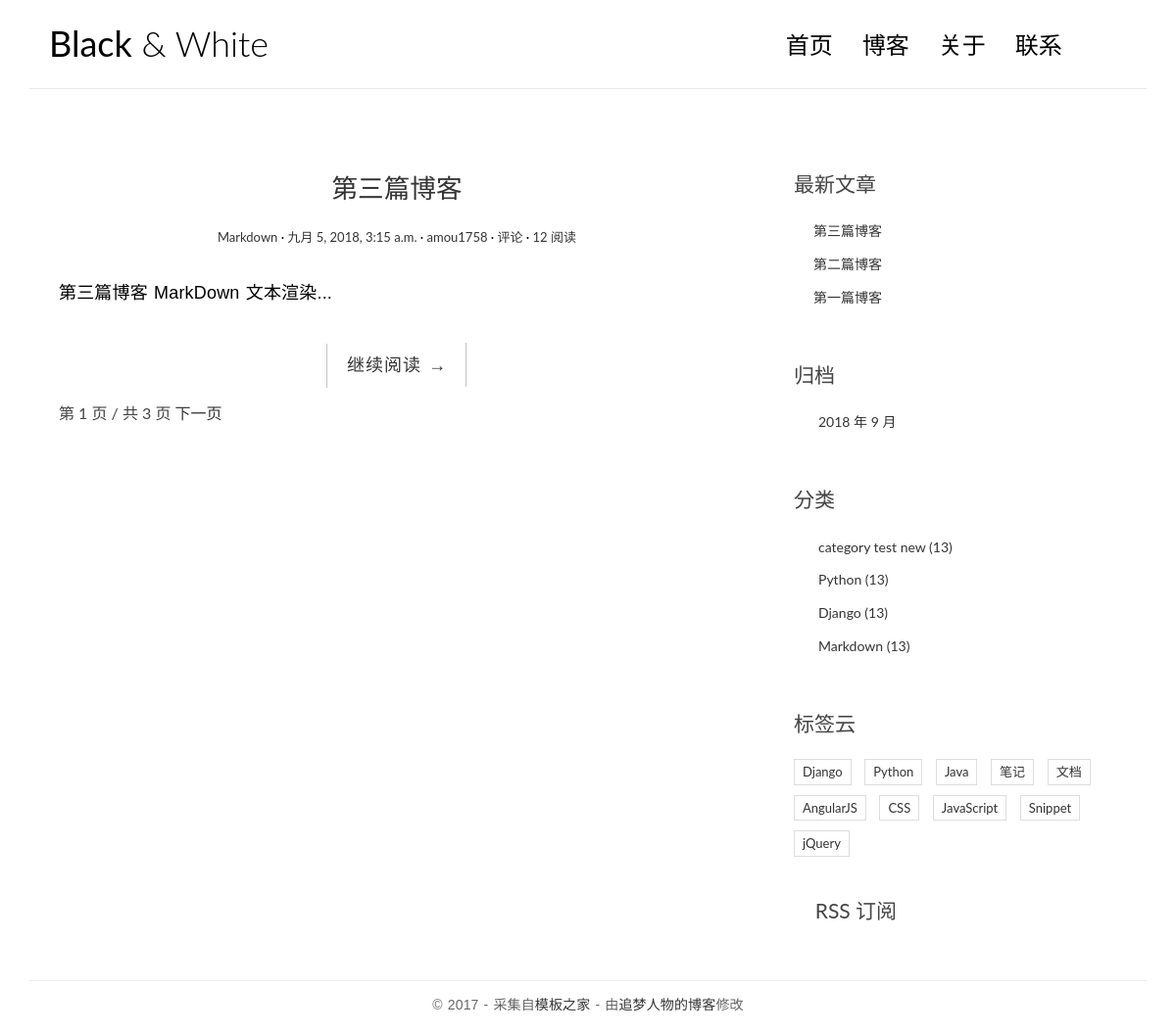
The page / on the database its author committed.
### blog/models.py (models this page shows, shortened)
class Post(models.Model):
    title = models.CharField(max_length=70)
    body = models.TextField()
    created_time = models.DateTimeField()
    modified_time = models.DateTimeField()
    excerpt = models.CharField(max_length=200, blank=True)
    category = models.ForeignKey(Category)
    tags = models.ManyToManyField(Tag, blank=True)
    author = models.ForeignKey(User)
    views = models.PositiveIntegerField(default=0)
    def get_absolute_url(self):
        return reverse('blog:detail', kwargs={'pk': self.pk})
    class Meta:
        ordering = ['-created_time', 'title']

class Category(models.Model):
    name = models.CharField(max_length=100)

### blog/views.py (the view)
# urls.py: url(r'^$', views.IndexView.as_view(), name='index'),
class IndexView(ListView):
    model = Post
    template_name = 'blog/index.html'
    context_object_name = 'post_list'
    paginate_by = 1

### blog/templatetags/blog_tags.py (called while the page is built)
@register.simple_tag
def get_recent_posts(num=5):
    return Post.objects.all().order_by('-created_time')[:num]

@register.simple_tag
def archives():
    return Post.objects.dates('created_time', 'month', order='DESC')

@register.simple_tag
def get_categories():
    return Category.objects.all()

### templates/blog/index.html (shortened to what this page needs)
{% extends 'base.html' %}
{% block main %}
    {% for post in post_list %}
        <article class="post post-{{ post.pk }}">
            <header class="entry-header">
                <h1 class="entry-title">
                    <a href="{{ post.get_absolute_url }}">{{ post.title }}</a>
                </h1>
                <div class="entry-meta">
                    <span class="post-category"><a href="#">{{ post.category.name }}</a></span>
                    <span class="post-date"><a href="#"><time class="entry-date"
                                                              datetime="{{ post.created_time }}">{{ post.created_time }}</time></a></span>
                    <span class="post-author"><a href="#">{{ post.author }}</a></span>
                    <span class="comments-link"><a href="{{ post.get_absolute_url }}">{{ comment_count }} 评论</a></span>
                    <span class="views-count"><a href="{{ post.get_absolute_url }}">{{ post.views }} 阅读</a></span>
                </div>
            </header>
            <div class="entry-content clearfix">
                <p>{{ post.excerpt }}...</p>
                <div class="read-more cl-effect-14">
                    <a href="{{ post.get_absolute_url }}" class="more-link">继续阅读 <span class="meta-nav">→</span></a>
                </div>
            </div>
        </article>
    {% empty %}
        <div class="no-post">暂时还没有发布的文章！</div>
    {% endfor %}
    {% if is_paginated %}
        <div class="pagination-simple">
            <span class="current">第 {{ page_obj.number }} 页 / 共 {{ paginator.num_pages }} 页</span>
            {% if page_obj.has_next %}
                <a href="?page={{ page_obj.next_page_number }}">下一页</a>
            {% endif %}
        </div>
    {% endif %}
{% endblock main %}

### templates/base.html (shortened to what this page needs)
{% load staticfiles %}
{% load blog_tags %}
<!DOCTYPE html>
<html>
<head>
    <link rel="stylesheet" href="{% static 'blog/css/ionicons.min.css' %}">
    <link rel="stylesheet" href="{% static 'blog/css/bootstrap.min.css' %}">
    <link rel="stylesheet" href="{% static 'blog/css/pace.css' %}">
    <link rel="stylesheet" href="{% static 'blog/css/custom.css' %}">
    <link rel="stylesheet" href="{% static 'blog/css/highlights/github.css' %}">
</head>
<body>
<div class="container">
    <header id="site-header">
        <div class="row">
            <div class="col-md-4 col-sm-5 col-xs-8">
                <div class="logo">
                    <h1><a href="{% url 'blog:index' %}"><b>Black</b> &amp; White</a></h1>
                </div>
            </div>
            <div class="col-md-8 col-sm-7 col-xs-4">
                <nav class="main-nav" role="navigation">
                    <div class="collapse navbar-collapse" id="bs-example-navbar-collapse-1">
                        <ul class="nav navbar-nav navbar-right">
                            <li class="cl-effect-11"><a href="{% url 'blog:index' %}" data-hover="首页">首页</a></li>
                            <li class="cl-effect-11"><a href="#" data-hover="博客">博客</a></li>
                            <li class="cl-effect-11"><a href="#" data-hover="关于">关于</a></li>
                            <li class="cl-effect-11"><a href="#" data-hover="联系">联系</a></li>
                        </ul>
                    </div>
                </nav>
                <div id="header-search-box">
                    <a id="search-menu" href="#"><span id="search-icon" class="ion-ios-search-strong"></span></a>
                </div>
            </div>
        </div>
    </header>
</div>
<div class="content-body">
    <div class="container">
        <div class="row">
            <main class="col-md-8">
                {% block main %}
                {% endblock main %}
            </main>
            <aside class="col-md-4">
                <div class="widget widget-recent-posts">
                    <h3 class="widget-title">最新文章</h3>
                    {% get_recent_posts as recent_post_list %}
                    <ul>
                        {% for post in recent_post_list %}
                            <li>
                                <a href="{{ post.get_absolute_url }}">{{ post.title }}</a>
                            </li>
                        {% empty %}
                            <h1>暂无文章!</h1>
                        {% endfor %}
                    </ul>
                </div>
                <div class="widget widget-archives">
                    <h3 class="widget-title">归档</h3>
                    {% archives as date_list %}
                    <ul>
                        {% for date in date_list %}
                        <li>
                            <a href="{% url 'blog:archives' date.year date.month %}">{{ date.year }} 年 {{ date.month }} 月</a>
                        </li>
                        {% empty %}
                            <h1>暂无归档!</h1>
                        {% endfor %}
                    </ul>
                </div>
                <div class="widget widget-category">
                    <h3 class="widget-title">分类</h3>
                    {% get_categories as category_list %}
                    <ul>
                        {% for category in category_list %}
                            <li>
                                <a href="{% url 'blog:category' category.pk %}">{{ category.name }} <span class="'post-count">(13)</span></a>
                            </li>
                        {% empty %}
                            <h1>暂无分类!</h1>
                        {% endfor %}
                    </ul>
                </div>
                <div class="widget widget-tag-cloud">
                    <h3 class="widget-title">标签云</h3>
                    <ul>
                        <li>
                            <a href="#">Django</a>
                        </li>
                        <li>
                            <a href="#">Python</a>
                        </li>
                        <li>
                            <a href="#">Java</a>
                        </li>
                        <li>
                            <a href="#">笔记</a>
                        </li>
                        <li>
                            <a href="#">文档</a>
                        </li>
                        <li>
                            <a href="#">AngularJS</a>
                        </li>
                        <li>
                            <a href="#">CSS</a>
                        </li>
                        <li>
                            <a href="#">JavaScript</a>
                        </li>
                        <li>
                            <a href="#">Snippet</a>
                        </li>
                        <li>
                            <a href="#">jQuery</a>
                        </li>
                    </ul>
                </div>
                <div class="rss">
                    <a href=""><span class="ion-social-rss-outline"></span> RSS 订阅</a>
                </div>
            </aside>
        </div>
    </div>
</div>
<footer id="site-footer">
    <div class="container">
        <div class="row">
            <div class="col-md-12">
                <p class="copyright">&copy 2017 - 采集自<a href="http://www.cssmoban.com/"
                                                        target="_blank" title="模板之家">模板之家</a>
                    - 由<a href="http://zmrenwu.com/" title="网页模板" target="_blank">追梦人物的博客</a>修改
                </p>
            </div>
        </div>
    </div>
</footer>
</body>
</html>

### blog/static/blog/css/custom.css (style rules this page uses)
* { outline: none; }
h1, h2, h3, h4, h5, h6 { margin-top: 0; }
b { font-weight: 400; }
a { color: #333; }
body { color: #444; font-family: 'Lato', sans-serif; }
p { font-family: 'Ubuntu', sans-serif; font-weight: 400; word-spacing: 1px; letter-spacing: 0.01em; }
#site-header { background-color: #FFF; padding: 25px 20px; margin-bottom: 40px; border-bottom: 1px solid #e7e7e7; }
.logo h1 a { color: #000; }
.logo h1 { margin: 0; font-family: 'Lato', sans-serif; font-weight: 300; }
.main-nav { margin-top: 11px; max-width: 95%; }
.main-nav a { color: #000000 !important; padding: 0 0 5px 0 !important; margin-right: 30px; font-family: 'Lato', sans-serif; font-weight: 300; font-size: 24px; }
.cl-effect-11 a { padding: 10px 0; color: #0972b4; text-shadow: none; }
.cl-effect-11 a::before { position: absolute; top: 0; left: 0; overflow: hidden; padding: 0 0 5px 0 !important; max-width: 0; border-bottom: 1px solid #000; color: #000; content: attr(data-hover); white-space: nowrap; -webkit-transition: max-width 0.5s; -moz-transition: max-width 0.5s; transition: max-width 0.5s; }
.content-body { padding-bottom: 4em; }
.post { background: #fff; padding: 30px 30px 0; }
.entry-title { text-align: center; font-size: 1.9em; margin-bottom: 20px; line-height: 1.6; padding: 10px 20px 0; }
.entry-meta { text-align: center; color: #DDDDDD; font-size: 13px; margin-bottom: 30px; }
.entry-content { font-size: 18px; line-height: 1.9; font-weight: 300; color: #000; }
.post-category::after, .post-date::after, .post-author::after, .comments-link::after { content: ' ·'; color: #000; }
.read-more { font-family: 'Ubuntu', sans-serif; font-weight: 400; word-spacing: 1px; letter-spacing: 0.01em; text-align: center; margin-top: 20px; }
.cl-effect-14 a { padding: 0 20px; height: 45px; line-height: 45px; position: relative; display: inline-block; margin: 15px 25px; letter-spacing: 1px; font-weight: 400; text-shadow: 0 0 1px rgba(255, 255, 255, 0.3); }
.cl-effect-14 a::before, .cl-effect-14 a::after { position: absolute; width: 45px; height: 1px; background: #C3C3C3; content: ''; -webkit-transition: all 0.3s; -moz-transition: all 0.3s; transition: all 0.3s; pointer-events: none; }
.cl-effect-14 a::before { top: 0; left: 0; -webkit-transform: rotate(90deg); -moz-transform: rotate(90deg); transform: rotate(90deg); -webkit-transform-origin: 0 0; -moz-transform-origin: 0 0; transform-origin: 0 0; }
.cl-effect-14 a::after { right: 0; bottom: 0; -webkit-transform: rotate(90deg); -moz-transform: rotate(90deg); transform: rotate(90deg); -webkit-transform-origin: 100% 0; -moz-transform-origin: 100% 0; transform-origin: 100% 0; }
.widget { background: #fff; padding: 30px 0 0; }
.widget-title { font-size: 1.5em; margin-bottom: 20px; line-height: 1.6; padding: 10px 0 0; font-weight: 400; }
.widget-recent-posts ul { padding: 0; margin: 0; padding-left: 20px; }
.widget-recent-posts ul li { list-style-type: none; position: relative; line-height: 170%; margin-bottom: 10px; }
.widget-recent-posts ul li::before { content: '\f3d3'; font-family: "Ionicons"; position: absolute; left: -17px; top: 3px; font-size: 16px; color: #000; }
.widget-archives ul { padding: 0; margin: 0; padding-left: 25px; }
.widget-archives ul li { list-style-type: none; position: relative; line-height: 170%; margin-bottom: 10px; }
.widget-archives ul li::before { content: '\f3f3'; font-family: "Ionicons"; position: absolute; left: -25px; top: 1px; font-size: 16px; color: #000; }
.widget-category ul { padding: 0; margin: 0; padding-left: 25px; }
.widget-category ul li { list-style-type: none; position: relative; line-height: 170%; margin-bottom: 10px; }
.widget-category ul li::before { content: '\f3fe'; font-family: "Ionicons"; position: absolute; left: -25px; top: 1px; font-size: 18px; color: #000; }
.widget-tag-cloud ul { padding: 0; margin: 0; margin-right: -10px; }
.widget-tag-cloud ul li { list-style-type: none; font-size: 13px; display: inline-block; margin-right: 10px; margin-bottom: 10px; padding: 3px 8px; border: 1px solid #ddd; }
.rss { font-size: 21px; margin-top: 30px; }
.rss a { color: #444; }
#site-footer { padding-top: 10px; padding: 0 0 1.5em 0; }
.copyright { text-align: center; padding-top: 1em; margin: 0; border-top: 1px solid #eee; color: #666; }
#header-search-box { position: absolute; right: 38px; top: 8px; }
#search-menu span { font-size: 20px; }
.pagination-simple { padding-left: 30px; font-size: 16px; }

### rows shown on the page
Post: title "第三篇博客", category.name "Markdown", created_time "九月 5, 2018, 3:15 a.m.", author "amou1758", views "12", excerpt "第三篇博客 MarkDown 文本渲染"
Post: title "第二篇博客"
Post: title "第一篇博客"
Category: name "category test new"
Category: name "Python"
Category: name "Django"
Category: name "Markdown"

### other values the page prints
{{ page_obj.number }} "1"
{{ paginator.num_pages }} "3"
{{ date.year }} "2018"
{{ date.month }} "9"
